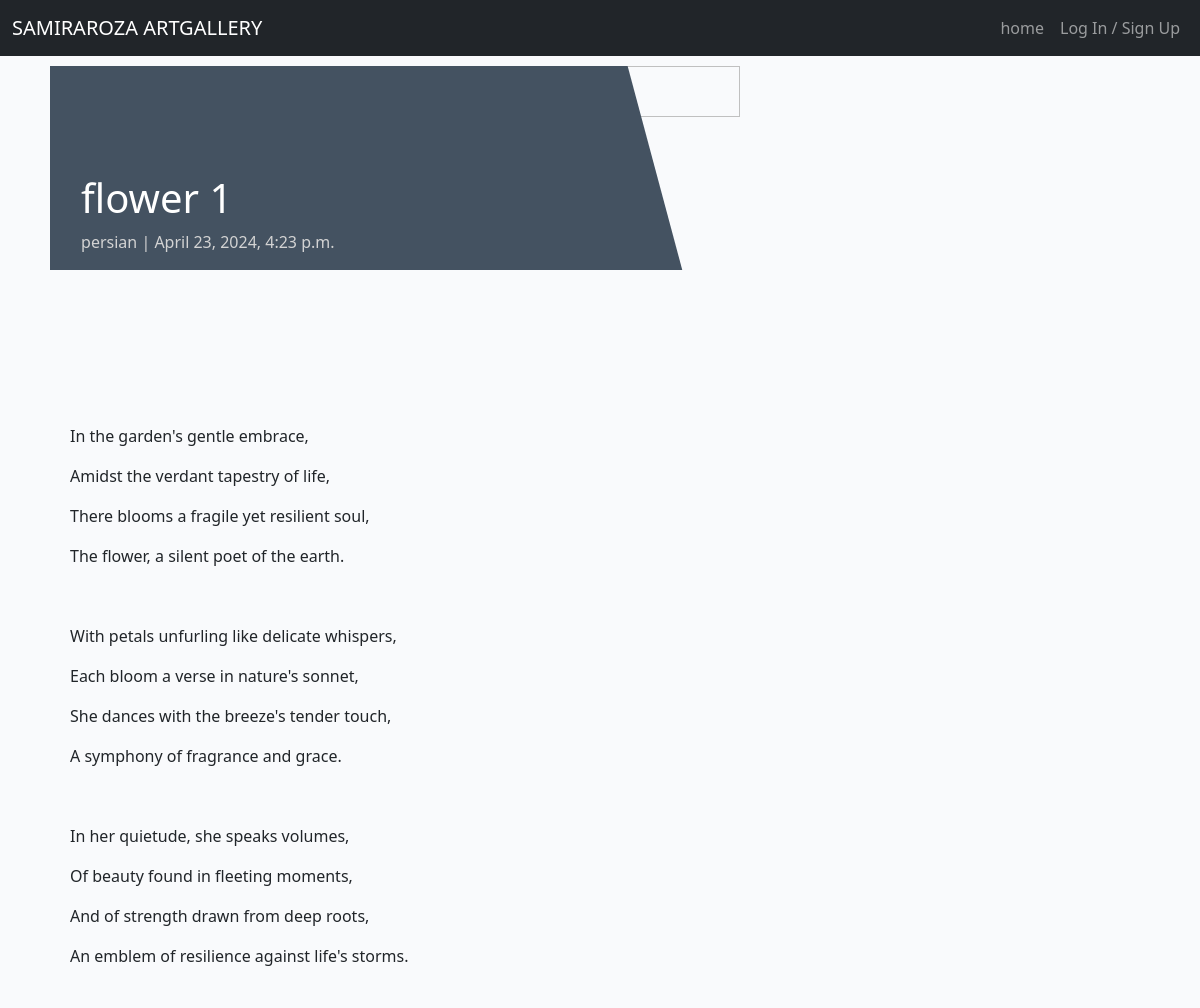
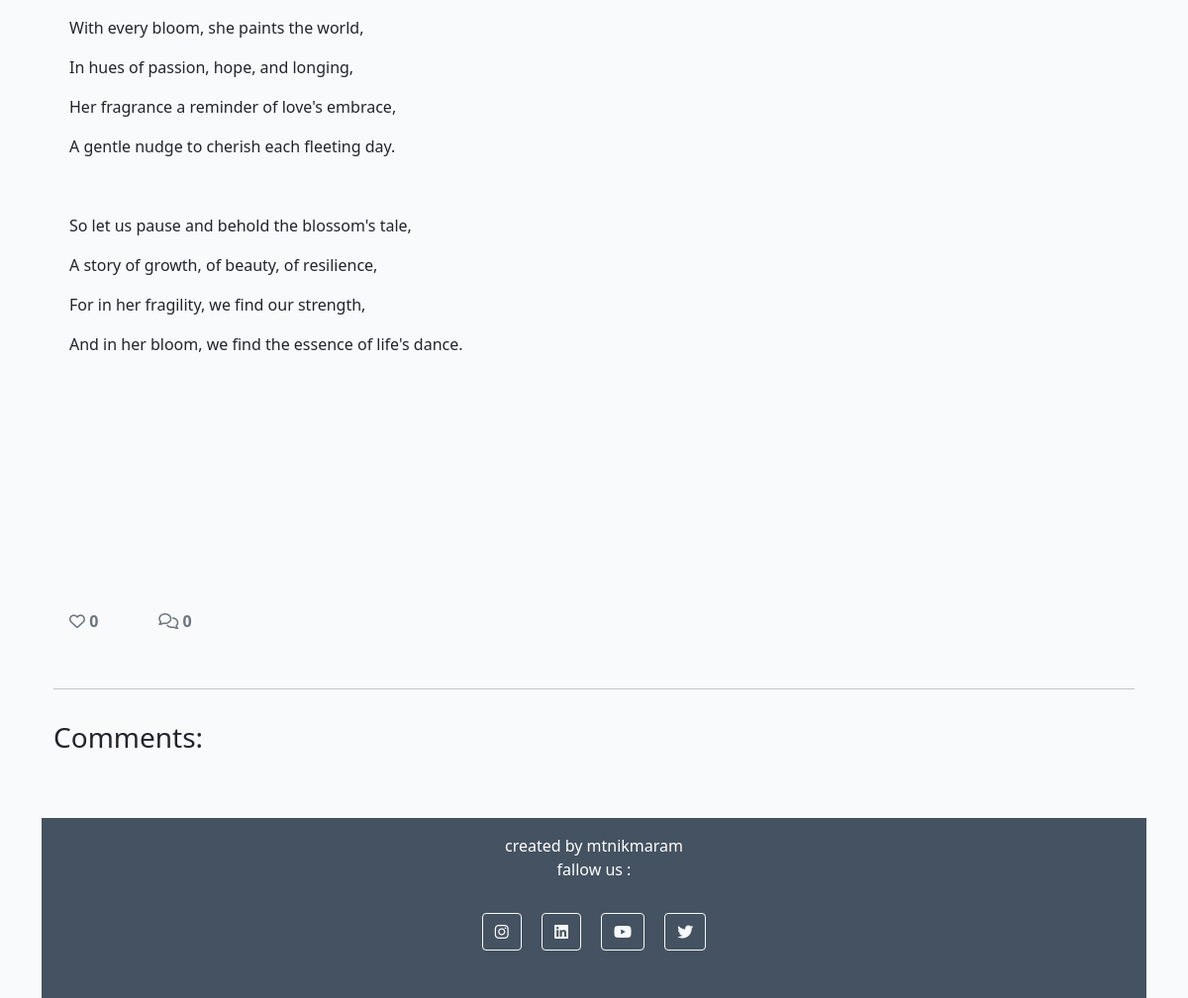
The app's page /flower-1/ with its own data (2 pictures, top to bottom).
### store/models.py (models this page shows, shortened)
class Post(models.Model):
    title = models.CharField(max_length=200, unique=True)
    slug = models.SlugField(max_length=200, unique=True)
    author = models.ForeignKey(User, on_delete=models.CASCADE, related_name="blog_posts")
    updated_on = models.DateTimeField(auto_now=True)
    content = models.TextField()
    featured_image = CloudinaryField('image', default='placeholder')
    excerpt = models.TextField(blank=True)
    created_on = models.DateTimeField(auto_now_add=True)
    status = models.IntegerField(choices=STATUS, default=0)
    likes = models.ManyToManyField(User, related_name='blogpost_like', blank=True)
    approved = models.BooleanField(default=False)
    class Meta:
        ordering = ["-created_on"]
    def number_of_likes(self):
        return self.likes.count()

### store/views.py (the view, shortened to what this page needs)
# urls.py: path('<slug:slug>/', views.PostDetail.as_view(), name='post_detail'),
class PostDetail(View):
    def get(self, request, slug, *args, **kwargs):
        queryset = Post.objects.filter(status=1)
        post = get_object_or_404(queryset, slug=slug)
        comments = post.comments.filter(approved=True).order_by("-created_on")
        liked = False
        if post.likes.filter(id=request.user.id).exists():
            liked = True
        return render(
            request,
            "post_detail.html",
            {
                "post": post,
                "comments": comments,
                "commented": False,
                "liked": liked,
                "comment_form": CommentForm()
            },
        )

### templates/post_detail.html (shortened to what this page needs)
{% extends 'base.html' %} {% block content %}
{% load crispy_forms_tags %}
<div class="masthead">
    <div class="container">
        <div class="row g-2">
            <div class="col-md-6 masthead-text">
                <h1 class="post-title">{{ post.title }}</h1>
                <p class="post-subtitle">{{ post.author }} | {{ post.created_on }}</p>
            </div>
            <div class="d-none d-md-block col-md-6 masthead-image">
                {% if "placeholder" in post.featured_image.url %}
                <img src="{{ post.featured_image.url }}" width="50%" height="50%">
                {% else %}
                <img src="{{ post.featured_image.url }}" width="50%" height="50%">
                {% endif %}
            </div>
        </div>
    </div>
</div>
<div class="container">
    <div class="row">
        <div class="col card mb-4  mt-3 left  top">
            <div class="card-body">
                <p class="card-text ">
                    {{ post.content | safe }}
                </p>
                <div class="row">
                    <div class="col-1">
                        <strong>
                            {% if user.is_authenticated %}
                            <form class="d-inline" action="{% url 'post_like' post.slug %}" method="POST">
                                {% csrf_token %}
                                {% if liked %}
                                <button type="submit" name="blogpost_id" value="{{post.slug}}" class="btn-like"><i class="fas fa-heart"></i></button>
                                {% else %}
                                <button type="submit" name="blogpost_id" value="{{post.slug}}" class="btn-like"><i class="far fa-heart"></i></button>
                                {% endif %}
                            </form>
                            {% else %}
                            <span class="text-secondary"><i class="far fa-heart"></i></span>
                            {% endif %}
                        <span class="text-secondary">{{ post.number_of_likes }} </span>
                        </strong>
                    </div>
                    <div class="col-1">
                        {% with comments.count as total_comments %}
                        <strong class="text-secondary"><i class="far fa-comments"></i>
                            {{ total_comments }}</strong>
                        {% endwith %}
                    </div>
                </div>
            </div>
        </div>
    </div>
    <div class="row">
        <div class="col">
            <hr>
        </div>
    </div>
    <div class="row">
        <div class="col-md-8 card mb-4  mt-3 ">
            <h3>Comments:</h3>
            <div class="card-body">
            </div>
        </div>
        <div class="col-md-4 card mb-4  mt-3 ">
            <div class="card-body">
            </div>
        </div>
    </div>
</div>
{% endblock content %}

### static/css/style.css (style rules this page uses)
body { background-color: #F9FAFC; }
.main-bg { background-color: #F9FAFC; }
.card { height: 80%; border: none; background-color: transparent; }
.card-body { height: 80%; }
.masthead { margin-top: 10px; overflow: hidden; position: relative; display: inline-block; height: 33vh; width: 100%; }
.masthead-text { background-color: #445261; color: white; position: relative; }
.masthead-image { position: relative; overflow: hidden; }
.masthead-image:after { content: ""; position: absolute; top: 0; right: 90%; height: 100%; width: 150%; background: #445261; -webkit-transform: skew(15deg); -moz-transform: skew(15deg); transform: skew(15deg); z-index: 100; }
.post-title { margin-top: 20%; margin-left: 5%; }
.post-subtitle { margin-left: 5%; color: lightgray; }

### records on screen
Post: title "flower 1", author "persian", created_on "April 23, 2024, 4:23 p.m.", content "In the garden's gentle embrace, Amidst the verdant tapestry of life, There blooms a fragile yet resilient soul, The flower, a silent poet of the earth. With petals unfurling like delicate whispers, Each bloom a verse in nature's sonnet, She dances with the breeze's tender touch, A symphony of fragrance and grace. In her quietude, she speaks volumes, Of beauty found in fleeting moments, And of strength drawn from deep roots, An emblem of resilience against life's storms. With every bloom, she paints the world, In hues of passion, hope, and longing, Her fragrance a reminder of love's embrace, A gentle nudge to cherish each fleeting day. So let us pause and behold the blossom's tale, A story…", number_of_likes "0"

### other values on screen
{{ total_comments }} "0"
